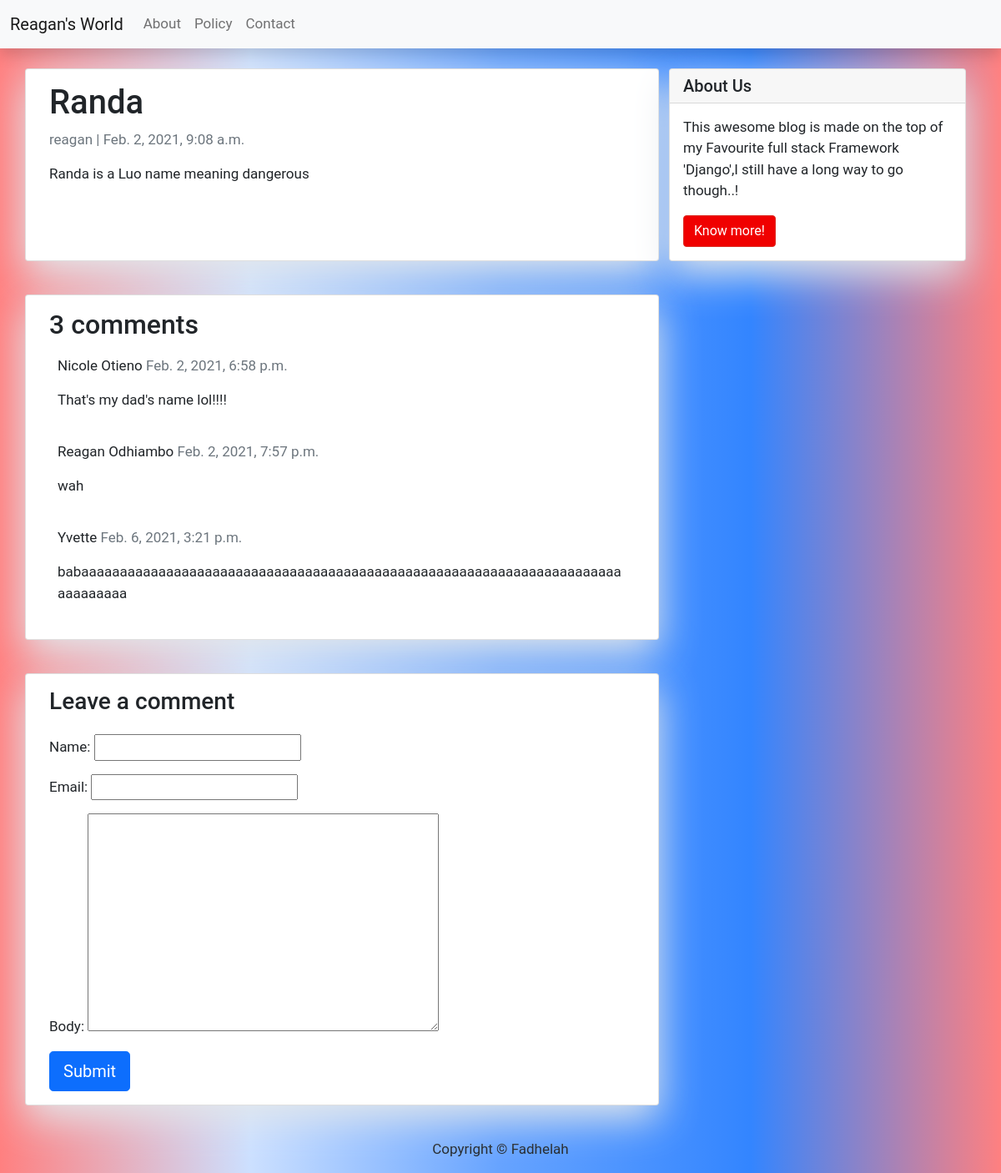
The page /blog/randa/ on the database its author committed.
### blog/models.py (models this page shows, shortened)
class Post(models.Model):
    title = models.CharField(max_length=200, unique=True)
    slug = models.SlugField(max_length=200, unique=True)
    author = models.ForeignKey(User, on_delete=models.CASCADE, related_name='blog_posts')
    updated_on = models.DateTimeField(auto_now=True)
    content = models.TextField()
    created_on = models.DateTimeField(auto_now_add = True)
    status = models.IntegerField(choices=STATUS, default=0)
    class Meta:
        ordering= ['-created_on']

class Comment(models.Model):
    post = models.ForeignKey(Post,on_delete=models.CASCADE,related_name='comments')
    name = models.CharField(max_length=80)
    email = models.EmailField()
    body = models.TextField()
    created_on = models.DateTimeField(auto_now_add=True)
    active = models.BooleanField(default=False)
    class Meta:
        ordering = ['created_on']

### blog/views.py (the view)
# urls.py: path('blog/<slug:slug>/', views.postDetail,name='post_detail'),
def postDetail(request,slug):
    template_name = 'post_detail.html'
    post = get_object_or_404(Post, slug=slug)
    comments = post.comments.filter(active=True)
    new_comment = None
    if request.method=='POST':
        comment_form = CommentForm(request.POST)
        if comment_form.is_valid():
            new_comment=comment_form.save(commit=False)
            new_comment.post = post
            new_comment.save()
    else:
        comment_form = CommentForm()
    return render(request,template_name,{'post': post,
                                           'comments': comments,
                                           'new_comment': new_comment,
                                           'comment_form': comment_form})

### blog/forms.py
class CommentForm(forms.ModelForm):
    class Meta:
        model = Comment
        fields = ('name', 'email', 'body')

### blog/templates/post_detail.html (shortened to what this page needs)
{% extends 'base.html' %} {% block content %}
<div class="container">
    <div class="row">
        <div class="col-md-8 card my-4 left  top">
            <div class="card-body">
                <h1>{% block title %} {{ post.title }} {% endblock title %}</h1>
                <p class=" text-muted">{{ post.author }} | {{ post.created_on }}</p>
                <p class="card-text ">{{ post.content | safe }}</p>
            </div>
        </div>
        {% block sidebar %} {% include 'sidebar.html' %} {% endblock sidebar %}
        <div class="col-md-8 card mb-4  mt-3 ">
            <div class="card-body">
                <h2>{{ comments.count }} comments</h2>
                {% for comment in comments %}
                <div class="comments" style="padding: 10px;">
                    <p class="font-weight-bold">
                        {{ comment.name }}
                        <span class=" text-muted font-weight-normal">
                            {{ comment.created_on }}
                        </span>
                    </p>
                    {{ comment.body | linebreaks }}
                </div>
                {% endfor %}
            </div>
        </div>
        <div class="col-md-8 card mb-4  mt-3 ">
            <div class="card-body">
                {% if new_comment %}
                <div class="alert alert-success" role="alert">
                    Your comment is awaiting moderation
                </div>
                {% else %}
                <h3>Leave a comment</h3>
                <form method="post" style="margin-top: 1.3em;">
                    {{ comment_form.as_p }}
                    <button type="submit" class="btn btn-primary  btn-lg">Submit</button>
                </form>
                {% endif %}
            </div>
        </div>
    </div>
</div>
{% endblock content %}

### blog/templates/base.html (style rules this page uses)
body { font-family: "Roboto", sans-serif; font-size: 17px; background-image: linear-gradient(to right,#ff8080, #cce0ff, #66a3ff,#3385ff,#ff8080); }

### blog/templates/sidebar.html (style rules this page uses)
.card { box-shadow: 0 16px 48px #E3E7EB; }

### rows shown on the page
Post: title "Randa", author "reagan", created_on "Feb. 2, 2021, 9:08 a.m.", content "Randa is a Luo name meaning dangerous"
Comment: name "Nicole Otieno", created_on "Feb. 2, 2021, 6:58 p.m.", body "That's my dad's name lol!!!!"
Comment: name "Reagan Odhiambo", created_on "Feb. 2, 2021, 7:57 p.m.", body "wah"
Comment: name "Yvette", created_on "Feb. 6, 2021, 3:21 p.m.", body "babaaaaaaaaaaaaaaaaaaaaaaaaaaaaaaaaaaaaaaaaaaaaaaaaaaaaaaaaaaaaaaaaaaaaaaaaaaaaaaa"

### other values the page prints
{{ comments.count }} "3"
